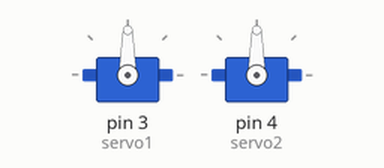
The sketch below on a simulated Arduino Uno, built with avr-gcc and run on an emulated ATmega328P. On the bench: 2 × servo.

Above: at 0.05 s.
Timing chart, 0 to 5.5 s (numbered marks = the images above):
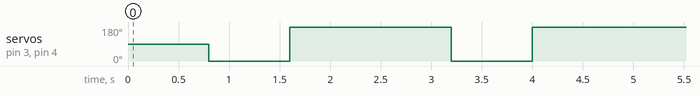

The sketch:

servomotor_tests.ino
```cpp
#include <Servo.h>
Servo servo1;
Servo servo2;

void setup(){
  servo1.attach(3);
  servo2.attach(4);
}
void loop(){
  delay(800);
  servo1.write(0);
  servo2.write(0);
  delay(800);
  servo1.write(180);
  servo2.write(180);
  delay(800);

}
```

Measured:
- by itself, servo on pin 3 (servo1), servo on pin 4 (servo2): alternates 180° for 1.6 s and 0° for 0.80 s
